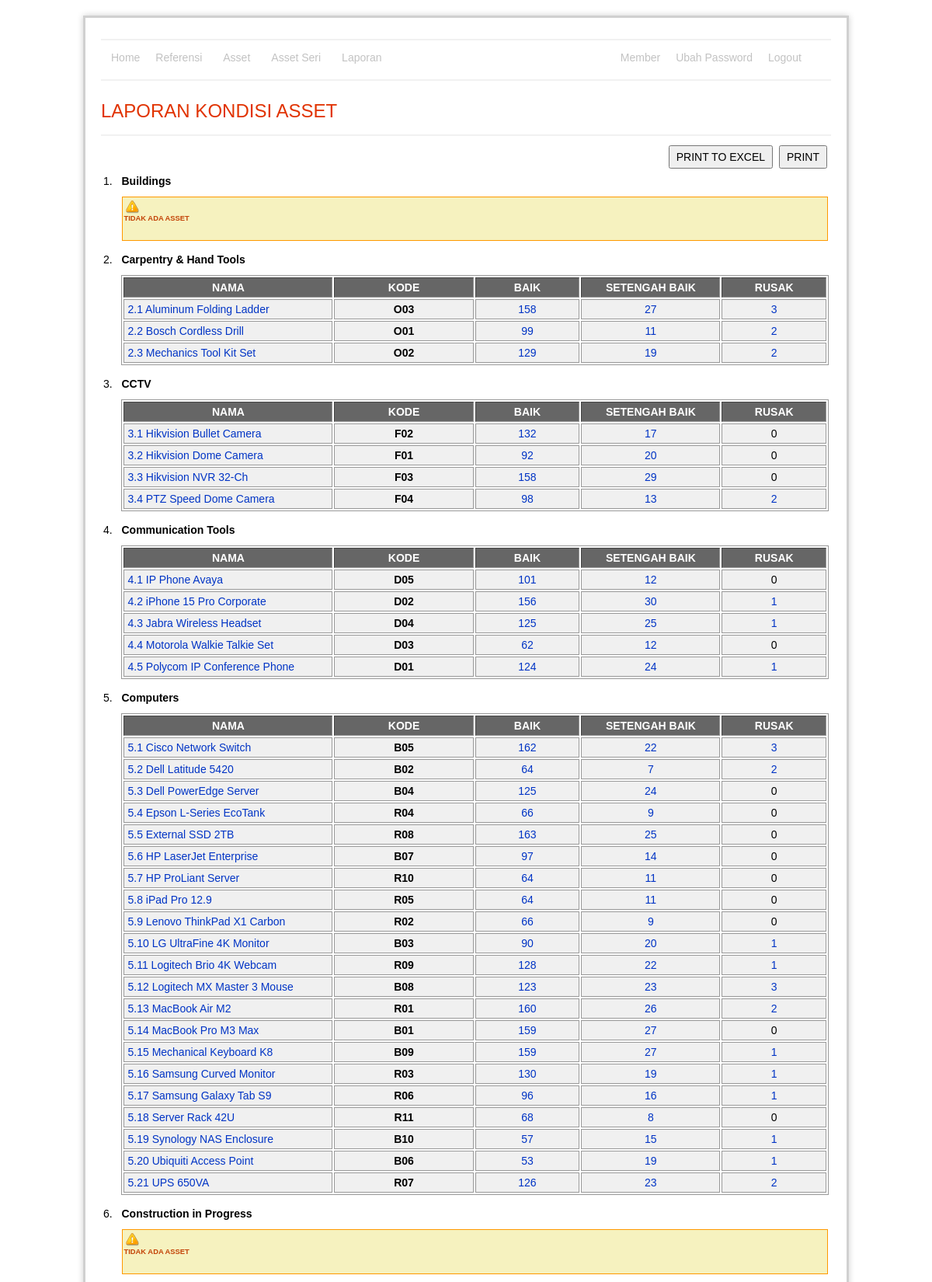
Page /apps/admin/reportAssetCondition/index.php (signed in, upper part) on the committed database.
### tables this page shows
CREATE TABLE `category`  (
  `id` int(11) NOT NULL AUTO_INCREMENT,
  `name` varchar(255) NOT NULL,
  `is_delete` enum('0','1') NOT NULL DEFAULT '0',
  PRIMARY KEY (`id`) USING BTREE
);

CREATE TABLE `asset`  (
  `id` int(11) NOT NULL AUTO_INCREMENT,
  `category_id` int(11) NOT NULL,
  `code` char(11) NOT NULL,
  `name` varchar(255) NOT NULL,
  `size` varchar(255) NOT NULL,
  `foto` varchar(255) NOT NULL,
  `foto_thumb` varchar(255) NOT NULL,
  `is_delete` enum('0','1') NOT NULL DEFAULT '0',
  PRIMARY KEY (`id`) USING BTREE,
  UNIQUE INDEX `code`(`code`) USING BTREE,
  INDEX `idx_asset_cat_del_name`(`category_id`, `is_delete`, `name`) USING BTREE,
  INDEX `idx_asset_category_delete`(`category_id`, `is_delete`, `name`) USING BTREE,
  INDEX `idx_category`(`category_id`, `is_delete`) USING BTREE
);

### apps/admin/reportAssetCondition/indexRead.php (called while the page is built, shortened)
<?php
include '../login/auth.php';
include '../../lib/connection.php';
$query = "select id,name
		from category
		where is_delete = '0'
		order by name";
$dataCategory = mysqli_query($con, $query) or die(mysqli_error($con));
?>

### apps/admin/login/auth.php (called while the page is built, shortened)
<?php
$loginAccessDepartement = substr(str_replace('~', ',', $_SESSION['loginAccessDepartement']), -1 * (strlen(str_replace('~', ',', $_SESSION['loginAccessDepartement'])))) . '9999';
$loginAccessFund = substr(str_replace('~', ',', $_SESSION['loginAccessFund']), -1 * (strlen(str_replace('~', ',', $_SESSION['loginAccessFund'])))) . '9999';
?>

### apps/admin/reportAssetCondition/index.php (the view, shortened to what this page needs)
<link rel="stylesheet" type="text/css" media="screen" href="../asset/css/jquery.lightbox-0.5.css" />
<?php include 'indexRead.php' ?>
<h1>LAPORAN KONDISI ASSET</h1>
<hr />
<?php if (mysql_num_rows($dataCategory) < 1): ?>
	<div class="warning">
		<h3><?php echo message::getMsg('emptySuccess') ?></h3>
	</div>
<?php else: ?>
	<table width="100%">
		<tr>
			<td style="text-align:right">
				<input type="button" onclick="window.open('excel.php')" value="PRINT TO EXCEL">
				<input type="button" onclick="window.open('print.php')" value="PRINT">
			</td>
		</tr>
	</table>
	<table width="100%" border="0">
		<tbody>
			<?php $i = 1; ?>
			<?php include '../../lib/connection.php'; ?>
			<?php while ($val = mysqli_fetch_array($dataCategory)): ?>
				<tr>
					<td width="2%" valign="top"><?php echo $i ?>. </td>
					<td valign="top"><b><?php echo $val['name'] ?></b><br />
						<p style="padding-left:15px">
							<?php
							$query = "select a.id,a.name,a.code,a.foto, a.foto_thumb
										from asset as a
										inner join asset_series as ase
										  on ase.asset_id = a.id
										    and ase.departement_id in ($loginAccessDepartement)
										    and ase.fund_id in ($loginAccessFund)
										where a.is_delete = '0'
											and a.category_id = '{$val['id']}'
										group by a.id
										order by a.name";
							$dataAsset = mysqli_query($con, $query) or die(mysqli_error($con));
							?>
							<?php $j = 1; ?>
							<?php if (mysql_num_rows($dataAsset) > 0): ?>
							<div id="tbl">
								<table width="100%" border="1">
									<thead>
										<tr>
											<th width="30%" align="left">NAMA</th>
											<th width="20%" align="center">KODE</th>
											<th width="15%" align="left">BAIK</th>
											<th width="20%" align="left">SETENGAH BAIK</th>
											<th align="left">RUSAK</th>
										</tr>
										<thead>
											<?php while ($valAsset = mysqli_fetch_array($dataAsset)): ?>
												<tr>
													<td align="left">
														<?php if (strlen($valAsset['foto_thumb']) > 0): ?>
															<a href="../asset/foto/<?php echo $valAsset['foto'] ?>" class="lightbox"
																title="<?php echo $valAsset['name'] ?>">
																<?php echo $i . '.' . $j ?> 					<?php echo $valAsset['name'] ?>
															</a>
														<?php else: ?>
															<?php echo $i . '.' . $j ?> 					<?php echo $valAsset['name'] ?>
														<?php endif; ?>
													</td>
													<td align="center"> <b><?php echo $valAsset['code'] ?></b></td>
													<td align="center">
														<?php
														$query = "select count(id) as jumlah
																from asset_series as ase
																where ase.is_delete = '0'
																  and ase.is_remove = '0'
																  and cond = '1'
																  and ase.asset_id = '{$valAsset['id']}'
																  and ase.departement_id in ($loginAccessDepartement)
																  and ase.fund_id in ($loginAccessFund)";
														$tmpJml = mysqli_query($con, $query) or die(mysqli_error($con));
														$dataJml = mysqli_fetch_array($tmpJml);
														?>
														<?php if ($dataJml['jumlah'] > 0): ?>
															<div class="button">
																<a href="detail.php?assetId=<?php echo $valAsset['id'] ?>&condId=1"
																	data-title="DETAIL" data-width="600"
																	data-height="550"><?php echo $dataJml['jumlah'] ?></a>
															</div>
														<?php else: ?>
															<?php echo $dataJml['jumlah'] ?>
														<?php endif; ?>
													</td>
													<td align="center">
														<?php
														$query = "select count(id) as jumlah
																from asset_series as ase
																where ase.is_delete = '0'
																  and ase.is_remove = '0'
																  and cond = '2'
																  and ase.asset_id = '{$valAsset['id']}'
																  and ase.departement_id in ($loginAccessDepartement)
																  and ase.fund_id in ($loginAccessFund)";
														$tmpJml = mysqli_query($con, $query) or die(mysqli_error($con));
														$dataJml = mysqli_fetch_array($tmpJml);
														?>
														<?php if ($dataJml['jumlah'] > 0): ?>
															<div class="button">
																<a href="detail.php?assetId=<?php echo $valAsset['id'] ?>&condId=2"
																	data-title="DETAIL" data-width="600"
																	data-height="550"><?php echo $dataJml['jumlah'] ?></a>
															</div>
														<?php else: ?>
															<?php echo $dataJml['jumlah'] ?>
														<?php endif; ?>
													</td>
													<td align="center">
														<?php
														$query = "select count(id) as jumlah
																from asset_series as ase
																where ase.is_delete = '0'
																  and ase.is_remove = '0'
																  and cond = '0'
																  and ase.asset_id = '{$valAsset['id']}'
																  and ase.departement_id in ($loginAccessDepartement)
																  and ase.fund_id in ($loginAccessFund)";
														$tmpJml = mysqli_query($con, $query) or die(mysqli_error($con));
														$dataJml = mysqli_fetch_array($tmpJml);
														?>
														<?php if ($dataJml['jumlah'] > 0): ?>
															<div class="button">
																<a href="detail.php?assetId=<?php echo $valAsset['id'] ?>&condId=0"
																	data-title="DETAIL" data-width="600"
																	data-height="550"><?php echo $dataJml['jumlah'] ?></a>
															</div>
														<?php else: ?>
															<?php echo $dataJml['jumlah'] ?>
														</td>
													<?php endif; ?>
												</tr>
												<?php $j++; ?>
											<?php endwhile; ?>
								</table>
							<?php else: ?>
								<div class="warning" style="padding:1px; margin:1px">
									<h6>TIDAK ADA ASSET</h6>
								</div>
							<?php endif; ?>
						</div>
						</p>
					</td>
				</tr>
				<?php $i++; ?>
			<?php endwhile; ?>
<?php endif; ?>
<?php include '../template/main.php' ?>

### apps/admin/asset/css/style.css (style rules this page uses)
a { color: #0134c5; background-color: transparent; text-decoration: none; font-weight: normal; outline-style: none; }
#content p { margin: 12px 20px 12px 0; text-align:left; }
#content h1 { color: #e13300; background-color: transparent; font-weight: normal; font-size: 24px; margin: 10px 0 5px 0; padding: 15px 0 10px 0px; text-align:left; }
table { font-size: 14px; }
#tbl table { border: 1px solid #999; }
#tbl th { font-weight: bold; text-align: center; font-size: 14px; background-color: #666; color: #fff; padding: 4px; }
#tbl td { border: 1px solid #999; font-weight: normal; font-size: 14px; padding: 4px; background-color: #f0f0f0; }
hr { border: 1px solid #f1f1f1; }
input[type="button"], input[type="submit"] { font-size: 14px; height: 30px; padding: 0px 8px 0px 8px; margin: 2px; }
.info,.warning,.error { padding:10px; margin-bottom:10px; min-height:50px; padding-left:60px; }
.warning { background:#f6f2bf url(../image/icon/warning.png) no-repeat top left; border:#F90 solid 1px; color:#c34408; }

### rows in the picture
category: name "Buildings"
category: name "Carpentry & Hand Tools"
asset: name "Aluminum Folding Ladder", code "O03", jumlah "158", jumlah "27", jumlah "3"
asset: name "Bosch Cordless Drill", code "O01", jumlah "99", jumlah "11", jumlah "2"
asset: name "Mechanics Tool Kit Set", code "O02", jumlah "129", jumlah "19", jumlah "2"
category: name "CCTV"
asset: name "Hikvision Bullet Camera", code "F02", jumlah "132", jumlah "17", jumlah "0"
asset: name "Hikvision Dome Camera", code "F01", jumlah "92", jumlah "20", jumlah "0"
asset: name "Hikvision NVR 32-Ch", code "F03", jumlah "158", jumlah "29", jumlah "0"
asset: name "PTZ Speed Dome Camera", code "F04", jumlah "98", jumlah "13", jumlah "2"
category: name "Communication Tools"
asset: name "IP Phone Avaya", code "D05", jumlah "101", jumlah "12", jumlah "0"
asset: name "iPhone 15 Pro Corporate", code "D02", jumlah "156", jumlah "30", jumlah "1"
asset: name "Jabra Wireless Headset", code "D04", jumlah "125", jumlah "25", jumlah "1"
asset: name "Motorola Walkie Talkie Set", code "D03", jumlah "62", jumlah "12", jumlah "0"
asset: name "Polycom IP Conference Phone", code "D01", jumlah "124", jumlah "24", jumlah "1"
category: name "Computers"
asset: name "Cisco Network Switch", code "B05", jumlah "162", jumlah "22", jumlah "3"
asset: name "Dell Latitude 5420", code "B02", jumlah "64", jumlah "7", jumlah "2"
asset: name "Dell PowerEdge Server", code "B04", jumlah "125", jumlah "24", jumlah "0"
asset: name "Epson L-Series EcoTank", code "R04", jumlah "66", jumlah "9", jumlah "0"
asset: name "External SSD 2TB", code "R08", jumlah "163", jumlah "25", jumlah "0"
asset: name "HP LaserJet Enterprise", code "B07", jumlah "97", jumlah "14", jumlah "0"
asset: name "HP ProLiant Server", code "R10", jumlah "64", jumlah "11", jumlah "0"
asset: name "iPad Pro 12.9", code "R05", jumlah "64", jumlah "11", jumlah "0"
asset: name "Lenovo ThinkPad X1 Carbon", code "R02", jumlah "66", jumlah "9", jumlah "0"
asset: name "LG UltraFine 4K Monitor", code "B03", jumlah "90", jumlah "20", jumlah "1"
asset: name "Logitech Brio 4K Webcam", code "R09", jumlah "128", jumlah "22", jumlah "1"
asset: name "Logitech MX Master 3 Mouse", code "B08", jumlah "123", jumlah "23", jumlah "3"
asset: name "MacBook Air M2", code "R01", jumlah "160", jumlah "26", jumlah "2"
asset: name "MacBook Pro M3 Max", code "B01", jumlah "159", jumlah "27", jumlah "0"
asset: name "Mechanical Keyboard K8", code "B09", jumlah "159", jumlah "27", jumlah "1"
asset: name "Samsung Curved Monitor", code "R03", jumlah "130", jumlah "19", jumlah "1"
asset: name "Samsung Galaxy Tab S9", code "R06", jumlah "96", jumlah "16", jumlah "1"
asset: name "Server Rack 42U", code "R11", jumlah "68", jumlah "8", jumlah "0"
asset: name "Synology NAS Enclosure", code "B10", jumlah "57", jumlah "15", jumlah "1"
asset: name "Ubiquiti Access Point", code "B06", jumlah "53", jumlah "19", jumlah "1"
asset: name "UPS 650VA", code "R07", jumlah "126", jumlah "23", jumlah "2"
category: name "Construction in Progress"
